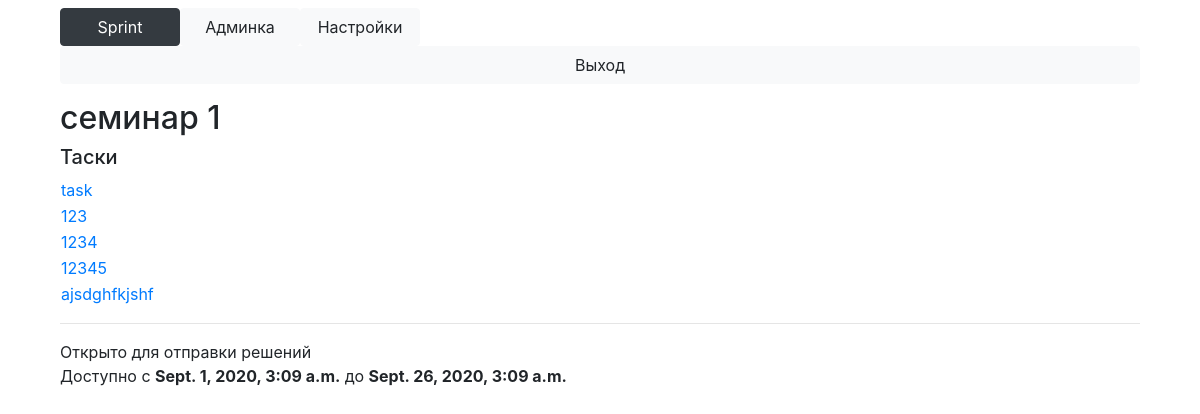
Before: /block?id=46 (signed in) with the older database file.
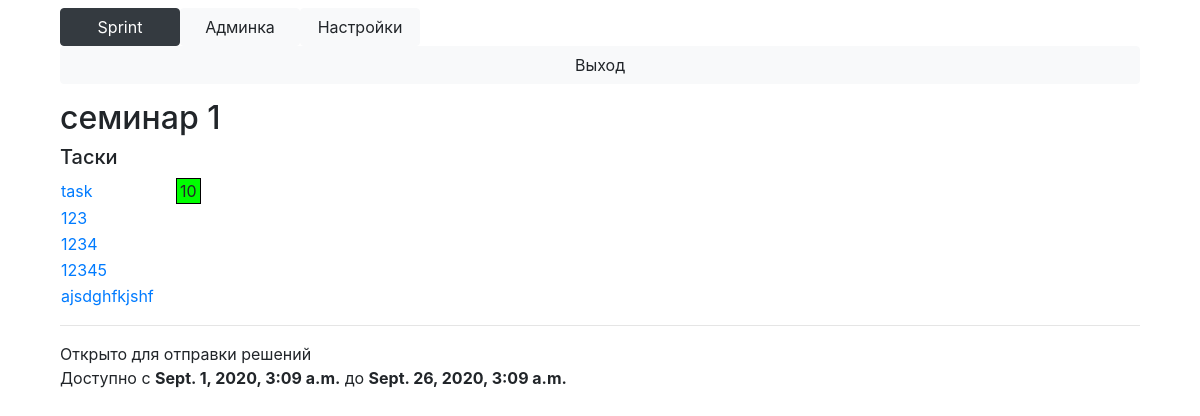
After: the same page with the newer database file.
### Main/models.py (models this page shows, shortened)
class Task(models.Model):
    name = models.TextField()
    block = models.ForeignKey(Block, on_delete=models.CASCADE)
    legend = models.TextField(default='')
    input = models.TextField(default='')
    output = models.TextField(default='')
    specifications = models.TextField(default='')
    time_limit = models.IntegerField(default=10000)
    weight = models.FloatField(default=1.0)
    max_mark = models.IntegerField(default=10)
    max_solutions_count = models.IntegerField(default=10)
    show_details = models.IntegerField(default=1)

### Main/views.py (the view)
# urls.py: path('block', views.block),
def block(request):
    current_block = Block.objects.get(id=request.GET['id'])
    if not check_permission_block(request.user, current_block):
        return HttpResponseRedirect('/main')
    return render(request, 'block.html', context={'Block': current_block,
                                                  'is_admin': check_admin(request.user),
                                                  'user': request.user})

### Main/main.py (called while the page is built, shortened)
def check_login(user):
    return user.is_authenticated

def check_admin(user):
    if check_teacher(user):
        return True

def check_teacher(user):
    return user.is_staff and check_login(user)

def courses_available(user):
    if user.is_superuser:
        return Course.objects.all()
    else:
        return [s.course for s in Subscribe.objects.filter(user=user)]

def blocks_available(user):
    courses = courses_available(user)
    blocks = {}
    is_admin = check_admin(user)
    for course in courses:
        if is_admin:
            blocks[course] = Block.objects.filter(
                course=course
            )
    return blocks

def check_permission_block(user, block):
    blocks = blocks_available(user)
    for course in blocks.keys():
        if block in blocks[course]:
            return True
    return False

### Main/models.py (called while the page is built)
    @property
    def tasks(self):
        return Task.objects.filter(block=self)

### Main/templatetags/filters.py (called while the page is built)
@register.filter('mark_for_task')
def mark_for_task(task, user):
    try:
        return int(list(Solution.objects.filter(task=task, user=user, mark__isnull=False))[-1].mark * 10 / task.max_mark)
    except IndexError:
        return -1

### templates/block.html (shortened to what this page needs)
{% extends 'base_main.html' %}
{% load filters %}
{% block content %}
    <h2>{{ Block.name }}</h2>
    <h5>Таски</h5>
    <table>
        {% for task in Block.tasks %}
            <tr>
                <td>
                    <a href="/task?id={{ task.id }}">{{ task.name }}</a>
                </td>
                <td>
                    {% with mark=task|mark_for_task:user %}
                        {% if mark|marked %}
                            <div style="margin-left: 20px; border: 1px solid black; background: {{ mark|mark_color }}; width: 25px; text-align: center;">
                                {{ mark }}
                            </div>
                        {% endif %}
                    {% endwith %}
                </td>
            </tr>
        {% endfor %}
    </table>
    <hr>
    {% if Block.opened %}
        Открыто для отправки решений
    {% else %}
        Закрыто для отправки решений
    {% endif %}
    <br>Доступно с <b>{{ Block.time_start }}</b> до <b>{{ Block.time_end }}</b>
{% endblock %}

Changed rows visible on the page:
changed Task "task": mark (not shown) → "10"
